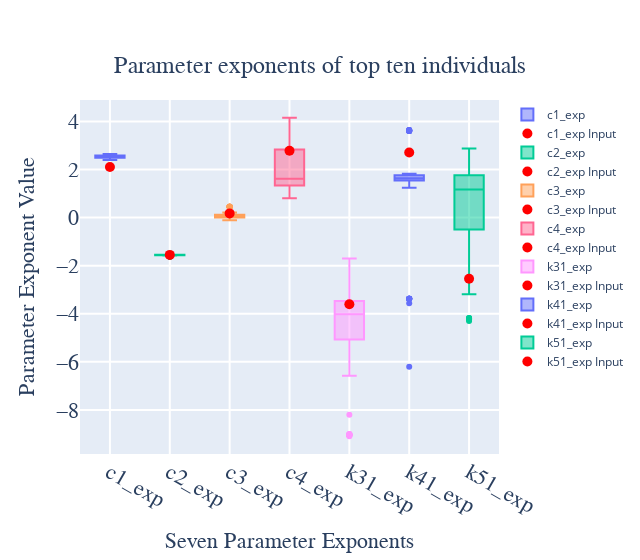

The cell this chart's notebook holds for it:
### Code cell
fig = go.Figure()

# Adding subplots for each parameter
params = [c1_exps, c2_exps, c3_exps, c4_exps, k31_exps, k41_exps, k51_exps]
param_names = ["c1_exp", "c2_exp", "c3_exp", "c4_exp", "k31_exp", "k41_exp", "k51_exp"]

for param, name in zip(params, param_names):
    fig.add_trace(go.Box(
        y=param,
        name=name
    ))

    truth_value = truth[param_names.index(name)]  # Assuming the order matches
    fig.add_trace(go.Scatter(
        x=[name],
        y=[truth_value],
        mode='markers',
        marker=dict(size=10, color='red'),
        name=f'{name} Input'
    ))

fig.update_xaxes(showgrid=True, gridwidth=2, gridcolor='white')
fig.update_yaxes(showgrid=True, gridwidth=2, gridcolor='white')

fig.update_layout(
        title=f"Parameter exponents of top ten individuals",
        title_font=dict(size=24, family="Courier New, monospace"),
        title_x=0.5,  # center
        title_y=0.9,
        width=640, height=560,
        yaxis_title="Parameter Exponent Value",
        xaxis_title="Seven Parameter Exponents",
        xaxis=dict(
            title_font=dict(size=22, family="Courier New, monospace"),
            tickfont=dict(size=22, family="Courier New, monospace")
        ),
        yaxis=dict(
            title_font=dict(size=22, family="Courier New, monospace"),
            tickfont=dict(size=22, family="Courier New, monospace")
        )
    )


fig.show()
